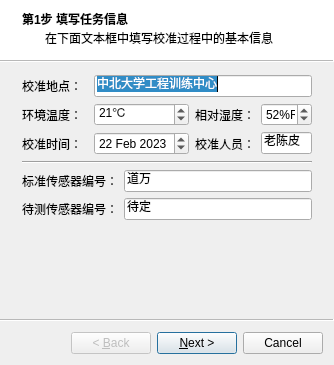
<?xml version="1.0" encoding="UTF-8"?>
<ui version="4.0">
 <class>Wizard</class>
 <widget class="QWizard" name="Wizard">
  <property name="geometry">
   <rect>
    <x>0</x>
    <y>0</y>
    <width>334</width>
    <height>365</height>
   </rect>
  </property>
  <property name="windowTitle">
   <string>新建校准任务</string>
  </property>
  <property name="wizardStyle">
   <enum>QWizard::ModernStyle</enum>
  </property>
  <property name="options">
   <set>QWizard::HelpButtonOnRight</set>
  </property>
  <widget class="QWizardPage" name="wizardPage1">
   <property name="title">
    <string>第1步 填写任务信息</string>
   </property>
   <property name="subTitle">
    <string>在下面文本框中填写校准过程中的基本信息</string>
   </property>
   <layout class="QGridLayout" name="gridLayout_4">
    <item row="3" column="0" colspan="6">
     <widget class="Line" name="line">
      <property name="orientation">
       <enum>Qt::Horizontal</enum>
      </property>
     </widget>
    </item>
    <item row="2" column="0">
     <widget class="QLabel" name="label_8">
      <property name="sizePolicy">
       <sizepolicy hsizetype="Preferred" vsizetype="Preferred">
        <horstretch>0</horstretch>
        <verstretch>0</verstretch>
       </sizepolicy>
      </property>
      <property name="text">
       <string>校准时间：</string>
      </property>
     </widget>
    </item>
    <item row="0" column="2" colspan="4">
     <widget class="QLineEdit" name="lePlace">
      <property name="text">
       <string>中北大学工程训练中心</string>
      </property>
     </widget>
    </item>
    <item row="0" column="0">
     <widget class="QLabel" name="label_5">
      <property name="sizePolicy">
       <sizepolicy hsizetype="Fixed" vsizetype="Preferred">
        <horstretch>0</horstretch>
        <verstretch>0</verstretch>
       </sizepolicy>
      </property>
      <property name="text">
       <string>校准地点：</string>
      </property>
     </widget>
    </item>
    <item row="1" column="0">
     <widget class="QLabel" name="label_6">
      <property name="text">
       <string>环境温度：</string>
      </property>
     </widget>
    </item>
    <item row="2" column="3">
     <widget class="QLabel" name="label_10">
      <property name="text">
       <string>校准人员：</string>
      </property>
     </widget>
    </item>
    <item row="4" column="0" colspan="6">
     <layout class="QHBoxLayout" name="horizontalLayout_5">
      <item>
       <widget class="QLabel" name="label_11">
        <property name="text">
         <string>标准传感器编号：</string>
        </property>
       </widget>
      </item>
      <item>
       <widget class="QLineEdit" name="leID_Std">
        <property name="inputMask">
         <string/>
        </property>
        <property name="text">
         <string>道万</string>
        </property>
        <property name="maxLength">
         <number>32767</number>
        </property>
        <property name="placeholderText">
         <string>名称或编号</string>
        </property>
       </widget>
      </item>
     </layout>
    </item>
    <item row="2" column="2">
     <widget class="QDateEdit" name="dateEdit">
      <property name="sizePolicy">
       <sizepolicy hsizetype="Preferred" vsizetype="Fixed">
        <horstretch>0</horstretch>
        <verstretch>0</verstretch>
       </sizepolicy>
      </property>
      <property name="date">
       <date>
        <year>2023</year>
        <month>2</month>
        <day>22</day>
       </date>
      </property>
     </widget>
    </item>
    <item row="1" column="3">
     <widget class="QLabel" name="label_7">
      <property name="text">
       <string>相对湿度：</string>
      </property>
     </widget>
    </item>
    <item row="5" column="0" colspan="6">
     <layout class="QHBoxLayout" name="horizontalLayout_4">
      <item>
       <widget class="QLabel" name="label_12">
        <property name="text">
         <string>待测传感器编号：</string>
        </property>
       </widget>
      </item>
      <item>
       <widget class="QLineEdit" name="leID_Dtm">
        <property name="text">
         <string>待定</string>
        </property>
        <property name="placeholderText">
         <string>名称或编号</string>
        </property>
       </widget>
      </item>
     </layout>
    </item>
    <item row="1" column="2">
     <widget class="QSpinBox" name="spbxTemp">
      <property name="sizePolicy">
       <sizepolicy hsizetype="Expanding" vsizetype="Fixed">
        <horstretch>0</horstretch>
        <verstretch>0</verstretch>
       </sizepolicy>
      </property>
      <property name="suffix">
       <string>℃</string>
      </property>
      <property name="prefix">
       <string/>
      </property>
      <property name="minimum">
       <number>-274</number>
      </property>
      <property name="maximum">
       <number>2000</number>
      </property>
      <property name="value">
       <number>21</number>
      </property>
     </widget>
    </item>
    <item row="1" column="4" colspan="2">
     <widget class="QSpinBox" name="spbxRH">
      <property name="sizePolicy">
       <sizepolicy hsizetype="Expanding" vsizetype="Fixed">
        <horstretch>0</horstretch>
        <verstretch>0</verstretch>
       </sizepolicy>
      </property>
      <property name="suffix">
       <string>%RH</string>
      </property>
      <property name="maximum">
       <number>100</number>
      </property>
      <property name="value">
       <number>52</number>
      </property>
     </widget>
    </item>
    <item row="2" column="4" colspan="2">
     <widget class="QLineEdit" name="leOperator">
      <property name="text">
       <string>老陈皮</string>
      </property>
      <property name="placeholderText">
       <string>姓名</string>
      </property>
     </widget>
    </item>
   </layout>
  </widget>
  <widget class="QWizardPage" name="wizardPage2">
   <property name="title">
    <string>第2步 串口通信设置</string>
   </property>
   <property name="subTitle">
    <string>在之后的界面中也重设</string>
   </property>
   <layout class="QGridLayout" name="gridLayout_7">
    <item row="4" column="0">
     <spacer name="verticalSpacer">
      <property name="orientation">
       <enum>Qt::Vertical</enum>
      </property>
      <property name="sizeHint" stdset="0">
       <size>
        <width>20</width>
        <height>40</height>
       </size>
      </property>
     </spacer>
    </item>
    <item row="0" column="1">
     <widget class="QComboBox" name="cbSerial_Std">
      <property name="sizePolicy">
       <sizepolicy hsizetype="Expanding" vsizetype="Fixed">
        <horstretch>0</horstretch>
        <verstretch>0</verstretch>
       </sizepolicy>
      </property>
     </widget>
    </item>
    <item row="0" column="3">
     <widget class="QLabel" name="label_2">
      <property name="text">
       <string>标准仪器</string>
      </property>
     </widget>
    </item>
    <item row="0" column="0">
     <widget class="QLabel" name="label">
      <property name="text">
       <string>标准仪器</string>
      </property>
     </widget>
    </item>
    <item row="3" column="0" colspan="6">
     <widget class="QTabWidget" name="twSerial">
      <property name="currentIndex">
       <number>0</number>
      </property>
      <widget class="QWidget" name="tab_Std">
       <attribute name="title">
        <string>标准仪器</string>
       </attribute>
       <layout class="QGridLayout" name="gridLayout_5">
        <property name="leftMargin">
         <number>0</number>
        </property>
        <property name="topMargin">
         <number>0</number>
        </property>
        <property name="rightMargin">
         <number>0</number>
        </property>
        <property name="bottomMargin">
         <number>0</number>
        </property>
        <item row="0" column="0">
         <widget class="SerialSetting" name="ss_Std" native="true"/>
        </item>
       </layout>
      </widget>
      <widget class="QWidget" name="tab_Dtm">
       <attribute name="title">
        <string>待定仪器</string>
       </attribute>
       <layout class="QGridLayout" name="gridLayout_6">
        <property name="leftMargin">
         <number>0</number>
        </property>
        <property name="topMargin">
         <number>0</number>
        </property>
        <property name="rightMargin">
         <number>0</number>
        </property>
        <property name="bottomMargin">
         <number>0</number>
        </property>
        <item row="0" column="0">
         <widget class="SerialSetting" name="ss_Dtm" native="true"/>
        </item>
       </layout>
      </widget>
     </widget>
    </item>
    <item row="0" column="5">
     <widget class="QComboBox" name="cbSerial_Dtm">
      <property name="sizePolicy">
       <sizepolicy hsizetype="Expanding" vsizetype="Fixed">
        <horstretch>0</horstretch>
        <verstretch>0</verstretch>
       </sizepolicy>
      </property>
     </widget>
    </item>
    <item row="0" column="2">
     <widget class="Line" name="line_2">
      <property name="orientation">
       <enum>Qt::Vertical</enum>
      </property>
     </widget>
    </item>
    <item row="1" column="0" colspan="6">
     <widget class="Line" name="line_3">
      <property name="orientation">
       <enum>Qt::Horizontal</enum>
      </property>
     </widget>
    </item>
   </layout>
  </widget>
  <widget class="QWizardPage" name="wizardPage">
   <property name="title">
    <string>第3步骤</string>
   </property>
   <property name="subTitle">
    <string>设定标定点数</string>
   </property>
   <layout class="QGridLayout" name="gridLayout_3">
    <item row="5" column="0">
     <spacer name="verticalSpacer_2">
      <property name="orientation">
       <enum>Qt::Vertical</enum>
      </property>
      <property name="sizeType">
       <enum>QSizePolicy::Expanding</enum>
      </property>
      <property name="sizeHint" stdset="0">
       <size>
        <width>20</width>
        <height>40</height>
       </size>
      </property>
     </spacer>
    </item>
    <item row="1" column="0">
     <widget class="QGroupBox" name="groupBox_2">
      <property name="title">
       <string>波动监测</string>
      </property>
      <layout class="QGridLayout" name="gridLayout_2">
       <item row="0" column="0">
        <widget class="QLabel" name="label_13">
         <property name="text">
          <string>波动阈值</string>
         </property>
        </widget>
       </item>
       <item row="0" column="1">
        <widget class="QDoubleSpinBox" name="spbxWaveRange">
         <property name="sizePolicy">
          <sizepolicy hsizetype="Preferred" vsizetype="Fixed">
           <horstretch>0</horstretch>
           <verstretch>0</verstretch>
          </sizepolicy>
         </property>
         <property name="decimals">
          <number>4</number>
         </property>
         <property name="minimum">
          <double>0.000100000000000</double>
         </property>
         <property name="maximum">
          <double>9999.999900000000707</double>
         </property>
         <property name="singleStep">
          <double>0.001000000000000</double>
         </property>
         <property name="stepType">
          <enum>QAbstractSpinBox::AdaptiveDecimalStepType</enum>
         </property>
         <property name="value">
          <double>0.020000000000000</double>
         </property>
        </widget>
       </item>
       <item row="1" column="0">
        <widget class="QLabel" name="label_9">
         <property name="text">
          <string>最少检查</string>
         </property>
        </widget>
       </item>
       <item row="1" column="1">
        <widget class="QSpinBox" name="spbxWaveNum">
         <property name="sizePolicy">
          <sizepolicy hsizetype="Preferred" vsizetype="Fixed">
           <horstretch>0</horstretch>
           <verstretch>0</verstretch>
          </sizepolicy>
         </property>
         <property name="alignment">
          <set>Qt::AlignLeading|Qt::AlignLeft|Qt::AlignVCenter</set>
         </property>
         <property name="suffix">
          <string>点</string>
         </property>
         <property name="prefix">
          <string/>
         </property>
         <property name="minimum">
          <number>2</number>
         </property>
         <property name="maximum">
          <number>999</number>
         </property>
         <property name="value">
          <number>10</number>
         </property>
        </widget>
       </item>
       <item row="2" column="0">
        <widget class="QLabel" name="label_14">
         <property name="text">
          <string>稳定时长</string>
         </property>
        </widget>
       </item>
       <item row="2" column="1">
        <widget class="QDoubleSpinBox" name="spbxStableTime">
         <property name="sizePolicy">
          <sizepolicy hsizetype="MinimumExpanding" vsizetype="Fixed">
           <horstretch>0</horstretch>
           <verstretch>0</verstretch>
          </sizepolicy>
         </property>
         <property name="suffix">
          <string>分钟</string>
         </property>
         <property name="minimum">
          <double>0.100000000000000</double>
         </property>
         <property name="singleStep">
          <double>0.100000000000000</double>
         </property>
         <property name="stepType">
          <enum>QAbstractSpinBox::AdaptiveDecimalStepType</enum>
         </property>
         <property name="value">
          <double>0.100000000000000</double>
         </property>
        </widget>
       </item>
      </layout>
     </widget>
    </item>
    <item row="0" column="0">
     <widget class="QGroupBox" name="groupBox">
      <property name="title">
       <string>采集设置</string>
      </property>
      <layout class="QGridLayout" name="gridLayout">
       <item row="1" column="1">
        <widget class="QDoubleSpinBox" name="spbxSampleTime">
         <property name="sizePolicy">
          <sizepolicy hsizetype="Preferred" vsizetype="Fixed">
           <horstretch>0</horstretch>
           <verstretch>0</verstretch>
          </sizepolicy>
         </property>
         <property name="suffix">
          <string>分钟</string>
         </property>
         <property name="minimum">
          <double>0.010000000000000</double>
         </property>
         <property name="maximum">
          <double>60.000000000000000</double>
         </property>
         <property name="singleStep">
          <double>0.100000000000000</double>
         </property>
         <property name="stepType">
          <enum>QAbstractSpinBox::AdaptiveDecimalStepType</enum>
         </property>
        </widget>
       </item>
       <item row="1" column="0">
        <widget class="QLabel" name="label_4">
         <property name="text">
          <string>单点时长</string>
         </property>
        </widget>
       </item>
       <item row="2" column="0">
        <widget class="QLabel" name="label_15">
         <property name="text">
          <string>自动采集</string>
         </property>
        </widget>
       </item>
       <item row="0" column="1">
        <widget class="QSpinBox" name="spbxSamplePointSum">
         <property name="sizePolicy">
          <sizepolicy hsizetype="Preferred" vsizetype="Fixed">
           <horstretch>0</horstretch>
           <verstretch>0</verstretch>
          </sizepolicy>
         </property>
         <property name="minimum">
          <number>2</number>
         </property>
         <property name="value">
          <number>8</number>
         </property>
        </widget>
       </item>
       <item row="0" column="0">
        <widget class="QLabel" name="label_3">
         <property name="text">
          <string>采集点数</string>
         </property>
        </widget>
       </item>
       <item row="2" column="1">
        <widget class="QComboBox" name="cbAutoCollect">
         <property name="currentIndex">
          <number>1</number>
         </property>
         <item>
          <property name="text">
           <string>关</string>
          </property>
         </item>
         <item>
          <property name="text">
           <string>开</string>
          </property>
         </item>
        </widget>
       </item>
      </layout>
     </widget>
    </item>
    <item row="0" column="2" rowspan="6">
     <widget class="CVTable" name="twTarget">
      <property name="sizePolicy">
       <sizepolicy hsizetype="Preferred" vsizetype="Expanding">
        <horstretch>0</horstretch>
        <verstretch>0</verstretch>
       </sizepolicy>
      </property>
      <property name="layoutDirection">
       <enum>Qt::LeftToRight</enum>
      </property>
      <property name="autoScroll">
       <bool>true</bool>
      </property>
      <property name="alternatingRowColors">
       <bool>true</bool>
      </property>
      <property name="rowCount">
       <number>8</number>
      </property>
      <property name="columnCount">
       <number>1</number>
      </property>
      <row/>
      <row/>
      <row/>
      <row/>
      <row/>
      <row/>
      <row/>
      <row/>
      <column>
       <property name="text">
        <string>目标采集点</string>
       </property>
      </column>
      <item row="0" column="0">
       <property name="text">
        <string>35</string>
       </property>
      </item>
      <item row="1" column="0">
       <property name="text">
        <string>30</string>
       </property>
      </item>
      <item row="2" column="0">
       <property name="text">
        <string>25</string>
       </property>
      </item>
      <item row="3" column="0">
       <property name="text">
        <string>20</string>
       </property>
      </item>
      <item row="4" column="0">
       <property name="text">
        <string>15</string>
       </property>
      </item>
      <item row="5" column="0">
       <property name="text">
        <string>10</string>
       </property>
      </item>
      <item row="6" column="0">
       <property name="text">
        <string>5</string>
       </property>
      </item>
      <item row="7" column="0">
       <property name="text">
        <string>0.15</string>
       </property>
      </item>
     </widget>
    </item>
   </layout>
  </widget>
 </widget>
 <customwidgets>
  <customwidget>
   <class>CVTable</class>
   <extends>QTableWidget</extends>
   <header>cv_table.h</header>
  </customwidget>
  <customwidget>
   <class>SerialSetting</class>
   <extends>QWidget</extends>
   <header location="global">serialsetting.h</header>
   <container>1</container>
  </customwidget>
 </customwidgets>
 <resources/>
 <connections/>
</ui>
